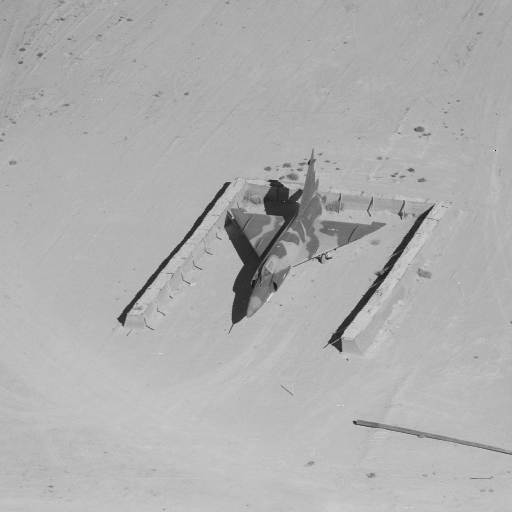
%> input picture Práticas/0 - Old/Práricas 2019_2 - Matheus Moraes/PRÁTICA 8/aplane.tiff, 512 x 512 px
$ octave parte_extra.m   (GNU Octave 9; MATLAB toolbox functions it lacks are replaced by stand-ins)
%> lines starting %> are read from the running program, lines starting %| are printed output that depends on the picture
% Universidade Federal de Vi鏾sa - UFV
% Departamento de Engenharia El閠rica - DEL
% ELT 410 - PROCESSAMENTO DIGITAL DE SINAIS
% Thiago Mendes de 羦ila 93505 & Jo鉶 Pedro Rossi 90102
% PR罷ICA 8
% EXERC虲IO EXTRA
%%
clc
clear all
close all
%CARREGAR IMAGENS
aplane = imread('aplane.tiff');
%> aplane is the input picture: size 512x512 uint8; min 3, max 250, mean 175.3
truck = imread('tank.tiff');
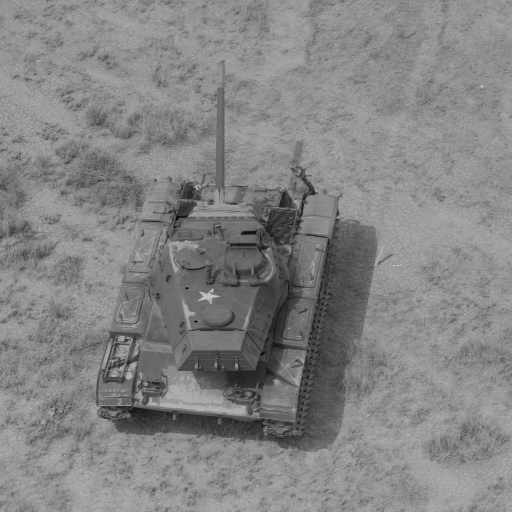
%> input picture Práticas/0 - Old/Práricas 2019_2 - Matheus Moraes/PRÁTICA 8/tank.tiff, 512 x 512 px
%> truck is the input picture: size 512x512 uint8; min 12, max 223, mean 132.4
%% AVI肙 - PASSA ALTA

fft_aplane = fftshift(fft2(aplane));
a1 = 30;
b1 = 30;
[M_PLANE,N_PLANE] = size(aplane);
%> M_PLANE = 512; N_PLANE = 512
[u_plane,v_plane] = meshgrid(-N_PLANE/2+1:N_PLANE/2,-M_PLANE/2+1:M_PLANE/2);
Hb = exp(-u_plane.^2/(2*a1^2)-v_plane.^2/(2*b1^2));
Ha = 1 - Hb; %PASSA ALTA
aplane_filtrada1 = real(ifft2(Ha.*fft_aplane));
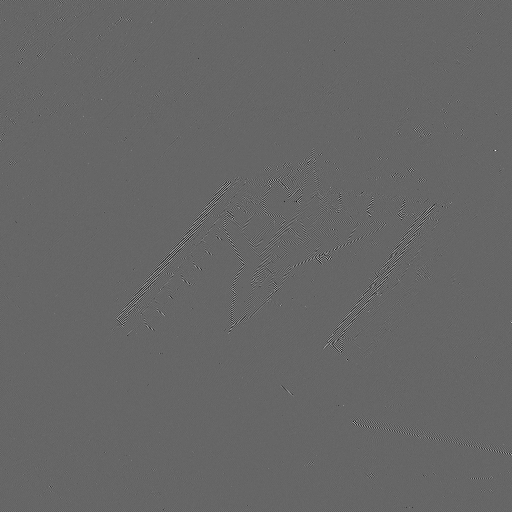
%> aplane_filtrada1: size 512x512 double; min -115.7, max 172.3, mean 0; drawn with min black and max white
aplane_new = aplane_filtrada1 + double(aplane);
figure;
subplot (121)
imshow(aplane)
title 'Avi鉶 original'
subplot (122)
imshow(aplane_filtrada1,[])
title 'Avi鉶 filtrado (passa alta)'

%% AVI肙 - PASSA BAIXA
fft_aplane = fftshift(fft2(aplane));
a2 = 70;
b2 = 70;
[M_PLANE,N_PLANE] = size(aplane);
[u_PLANE,v_PLANE] = meshgrid(-N_PLANE/2+1:N_PLANE/2,-M_PLANE/2+1:M_PLANE/2);
Hb = exp(-u_PLANE.^2/(2*a2^2)-v_PLANE.^2/(2*b2^2));
aplane_filtrada = abs(ifft2(Hb.*fft_aplane));
figure;
subplot (121)
imshow(aplane)
title 'Avi鉶 original'
subplot (122)
imshow(aplane_filtrada,[])
title 'Avi鉶 filtrado (passa baixa)'

%% TRUCK - PASSA ALTA

fft_truck = fftshift(fft2(truck));
a1 = 35;
b1 = 35;
[M_TRUCK,N_TRUCK] = size(truck);
%> M_TRUCK = 512; N_TRUCK = 512
[u_TRUCK,v_TRUCK] = meshgrid(-N_TRUCK/2+1:N_TRUCK/2,-M_TRUCK/2+1:M_TRUCK/2);
Hb = exp(-u_TRUCK.^2/(2*a1^2)-v_TRUCK.^2/(2*b1^2));
Ha = 1 - Hb; %PASSA ALTA
truck_filtrado1 = real(ifft2(Ha.*fft_truck));
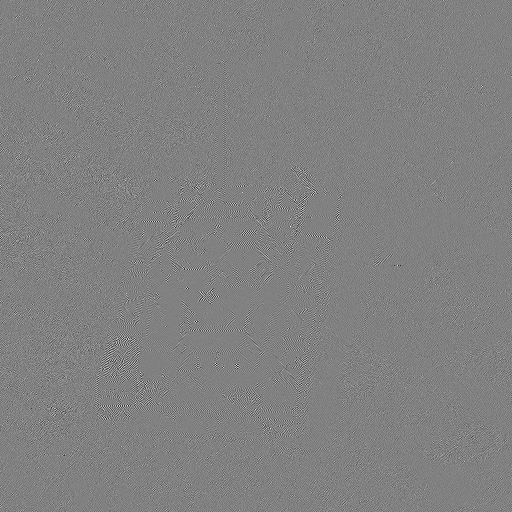
%> truck_filtrado1: size 512x512 double; min -83.96, max 81.89, mean 0; drawn with min black and max white
truck_new = truck_filtrado1 + double(truck);
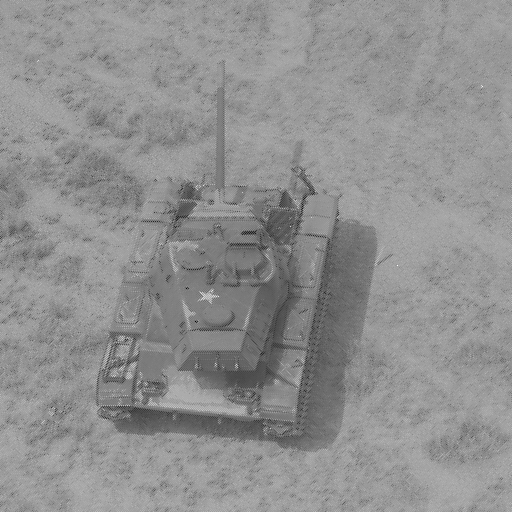
%> truck_new: size 512x512 double; min -69.96, max 286.7, mean 132.4; drawn with min black and max white
subplot (121)
imshow(truck)
title 'Tanque original'
subplot (122)
imshow(truck_filtrado1,[])
title 'Tanque filtrado (passa alta)'

%% TRUCK - PASSA BAIXA
fft_truck = fftshift(fft2(truck));
a2 = 70;
b2 = 70;
[M_TRUCK,N_TRUCK] = size(truck);
[u_PLANE,v_PLANE] = meshgrid(-N_TRUCK/2+1:N_TRUCK/2,-M_TRUCK/2+1:M_TRUCK/2);
Hb = exp(-u_PLANE.^2/(2*a2^2)-v_PLANE.^2/(2*b2^2));
aplane_filtrada = abs(ifft2(Hb.*fft_truck));
% figure
% plot(v_TRUCK,fft_truck)
figure;
subplot (121)
imshow(truck)
title 'Tanque original'
subplot (122)
imshow(aplane_filtrada,[])
title 'Tanque filtrado (passa baixa)'
